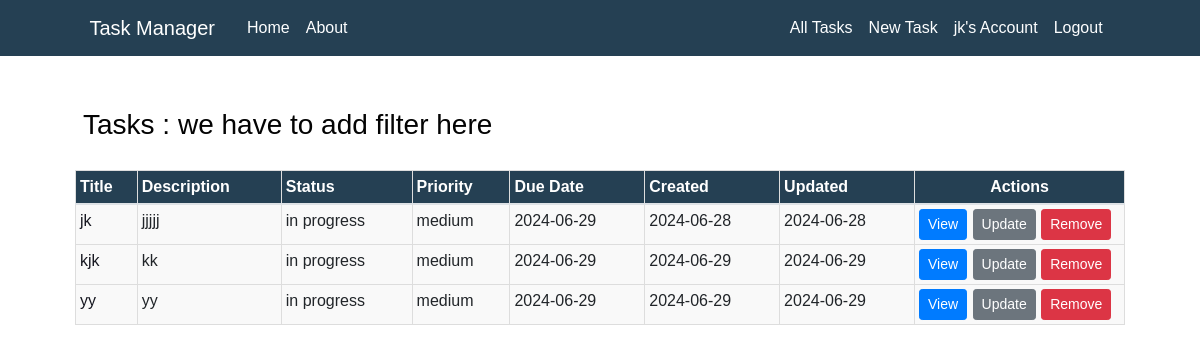
/tasks (signed in), run on an earlier commit of the app's database.
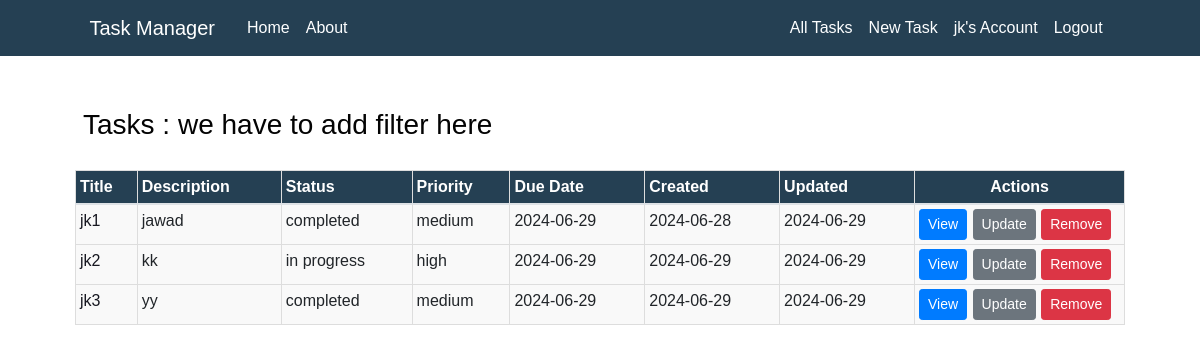
And on a later commit of the database.
### TaskManager/models.py (models this page shows, shortened)
class User(db.Model, UserMixin):
    id = db.Column(db.Integer, primary_key=True)
    username = db.Column(db.String(50), unique=True, nullable=False)
    email = db.Column(db.String(100), unique=True, nullable=False)
    password = db.Column(db.String(255), nullable=False)
    date_joined = db.Column(db.DateTime, default=datetime.now)
    last_login = db.Column(db.DateTime, default=datetime.now)
    tasks = db.relationship('Task', backref='user', lazy=True)
    task_collaborators = db.relationship('TaskCollaborator', backref='user', lazy=True)

class Task(db.Model):
    id = db.Column(db.Integer, primary_key=True)
    user_id = db.Column(db.Integer, db.ForeignKey('user.id'), nullable=False)
    title = db.Column(db.String(255), nullable=False)
    description = db.Column(db.Text)
    status = db.Column(db.Enum('in progress', 'completed', 'pending'), default='in progress')
    priority = db.Column(db.Enum('low', 'medium', 'high'), default='medium')
    due_date = db.Column(db.DateTime, default=datetime.utcnow)
    created_at = db.Column(db.DateTime, default=datetime.utcnow)
    updated_at = db.Column(db.DateTime, default=datetime.utcnow, onupdate=datetime.utcnow)
    notes = db.relationship(
        'Note', backref='task', lazy=True, cascade='all, delete-orphan')
    task_collaborators = db.relationship(
        'TaskCollaborator', backref='task', lazy=True, cascade='all, delete-orphan')

### TaskManager/routes.py (the view)
@app.route("/tasks")
@login_required
def all_tasks():
    tasks = current_user.tasks
    return render_template('all_tasks.html', tasks=tasks)

### TaskManager/models.py (called while the page is built)
@login_manager.user_loader
def load_user(user_id):
    return User.query.get(int(user_id))

### TaskManager/templates/all_tasks.html (shortened to what this page needs)
{% extends "layout.html" %}
{% import 'macros.html' as macros %}
{% block content %}
    <h3 class="content-section">Tasks : we have to add filter here</h3>
    <table class="table table-bordered">
        <thead class="bg-steel">
            <tr>
                <th>Title</th>
                <th>Description</th>
                <th>Status</th>
                <th>Priority</th>
                <th>Due Date</th>
                <th>Created</th>
                <th>Updated</th>
                <th class="text-center actions-column">Actions</th>
            </tr>
        </thead>
        <tbody>
            {% for task in tasks %}
                <tr>
                    <td class="article-title">{{ task.title }}</td>
                    <td class="article-content">{{ task.description }}</td>
                    <td>{{ task.status }}</td>
                    <td>{{ task.priority }}</td>
                    <td>{{ task.due_date.strftime('%Y-%m-%d') }}</td>
                    <td>{{ task.created_at.strftime('%Y-%m-%d') }}</td>
                    <td>{{ task.updated_at.strftime('%Y-%m-%d') }}</td>
                    <td class="table-actions">
                        <a href="{{ url_for('task', task_id=task.id) }}" class="btn btn-primary btn-sm">View</a>
                        <a href="{{ url_for('update_task', task_id=task.id) }}" class="btn btn-secondary btn-sm">Update</a>
                        <button type="button" class="btn btn-danger btn-sm" data-toggle="modal" data-target="#deleteModal{{ task.id }}">
                            Remove
                        </button>
                    </td>
                </tr>
            {% endfor %}
        </tbody>
    </table>
{% endblock content %}

### TaskManager/templates/layout.html (shortened to what this page needs)
<!DOCTYPE html>
<html>
<head>
    <link rel="stylesheet" href="https://maxcdn.bootstrapcdn.com/bootstrap/4.0.0/css/bootstrap.min.css">
    <link rel="stylesheet" type="text/css" href="{{ url_for('static', filename='main.css') }}">
</head>
<body>
    <header class="site-header">
      <nav class="navbar navbar-expand-md navbar-dark bg-steel fixed-top">
        <div class="container">
          <a class="navbar-brand mr-4" href="/">Task Manager</a>
          <div class="collapse navbar-collapse" id="navbarToggle">
            <div class="navbar-nav mr-auto">
              <a class="nav-item nav-link" href="{{ url_for('home') }}">Home</a>
              <a class="nav-item nav-link" href="{{ url_for('about') }}">About</a>
            </div>
            <div class="navbar-nav">
              {% if current_user.is_authenticated %}
                <a class="nav-item nav-link" href="{{ url_for('all_tasks') }}"> All Tasks </a>
                <a class="nav-item nav-link" href="{{ url_for('new_task') }}">New Task</a>
                <a class="nav-item nav-link" href="{{ url_for('account') }}">{{ current_user.username }}'s Account</a>
                <a class="nav-item nav-link" href="{{ url_for('logout') }}">Logout</a>
              {% else %}
                <a class="nav-item nav-link" href="{{ url_for('login') }}">Login</a>
                <a class="nav-item nav-link" href="{{ url_for('register') }}">Register</a>
              {% endif %}
            </div>
          </div>
        </div>
      </nav>
    </header>
    <main role="main" class="container">
      <div class="row">
        <div class="col-md-12">
          {% block content %}{% endblock %}
        </div>
      </div>
    </main>
  </body>
</html>

### TaskManager/static/main.css (style rules this page uses)
body { width: 100%; height: 100vh; font-family: Arial, sans-serif; background-image: url('my-main.jpg'); background-position: center; background-size: cover; position: relative; margin-top: 5rem; }
h1, h2, h3, h4, h5, h6 { color: #030303; }
.bg-steel { background-color: #254053; color: #ffffff; }
.table { width: 100%; margin: 20px 0; border-collapse:collapse; }
.table th, .table td { border: 1px solid #dddddd; padding: 4px; text-align: left; }
.table th { background-color: #254053; color: #ffffff; }
.table td { background-color: #f9f9f9; }
.table-actions a { margin-right: 1px; }
.container { width: 90%; max-width: 1200px; margin: 0 auto; }
.content-section { background: #ffffff; padding: 8px; border-radius: 2px; margin-top: 20px; }
.article-title { color: #161720; }
.article-content { white-space: pre-line; }
.site-header .navbar-nav .nav-link { color: #fdfeff; }
.actions-column { width:210px; }

What changed in the data, as far as the page shows it:
changed Task: title "jk" → "jk1"; description "jjjjj" → "jawad"; status "in progress" → "completed"; updated_at "2024-06-28" → "2024-06-29"
changed Task "kk": title "kjk" → "jk2"; priority "medium" → "high"
changed Task "yy": title "yy" → "jk3"; status "in progress" → "completed"
